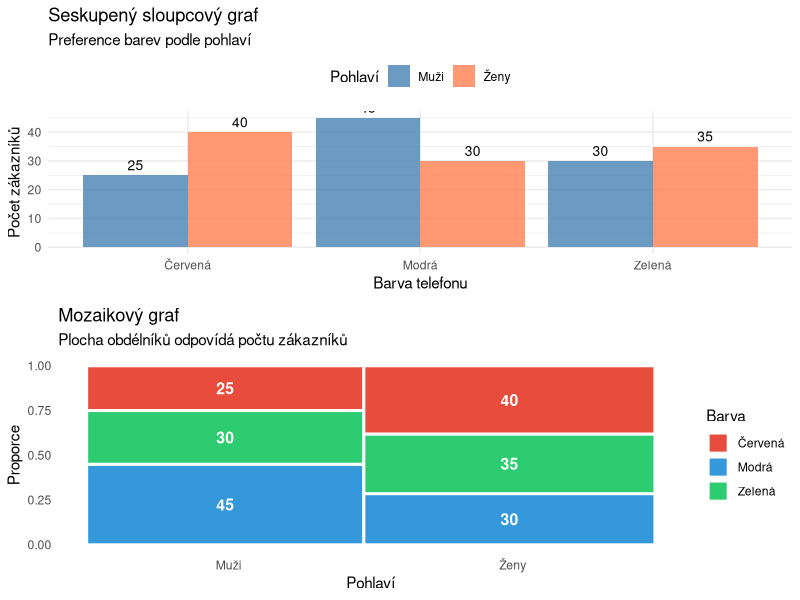

The R script that drew this image:
## ---- chunk 1
#| label: fig-contingency-example
#| fig-cap: "Příklad kontingenční tabulky: Preference barev telefonů podle pohlaví"
#| warning: false

library(ggplot2)

# Vytvoření ukázkových dat
data <- data.frame(
  pohlavi = rep(c("Muži", "Ženy"), each = 3),
  barva = rep(c("Červená", "Modrá", "Zelená"), 2),
  pocet = c(25, 45, 30, 40, 30, 35)
)

# Kontingenční tabulka
cont_table <- xtabs(pocet ~ pohlavi + barva, data = data)

# Vytvoření pěkné tabulky
knitr::kable(cont_table,
             caption = "Kontingenční tabulka: Pohlaví × Barva telefonu",
             align = "c")
## ---- chunk 2
#| label: fig-contingency-viz
#| fig-cap: "Vizualizace kontingenční tabulky pomocí sloupcového grafu a mozaikového grafu"
#| warning: false
#| fig-height: 8

library(ggplot2)
library(gridExtra)
library(dplyr)

# Sloupcový graf (grouped bar plot)
p1 <- ggplot(data, aes(x = barva, y = pocet, fill = pohlavi)) +
  geom_col(position = "dodge", alpha = 0.8) +
  geom_text(aes(label = pocet),
            position = position_dodge(width = 0.9),
            vjust = -0.5, size = 3.5) +
  labs(
    title = "Seskupený sloupcový graf",
    subtitle = "Preference barev podle pohlaví",
    x = "Barva telefonu",
    y = "Počet zákazníků",
    fill = "Pohlaví"
  ) +
  theme_minimal() +
  scale_fill_manual(values = c("Muži" = "steelblue", "Ženy" = "coral")) +
  theme(legend.position = "top")

# Mozaikový graf (mosaic plot pomocí ggplot)
# Nejdřív připravíme data pro mozaiku
data_mosaic <- data
data_mosaic$total <- sum(data_mosaic$pocet)
data_mosaic <- data_mosaic %>%
  group_by(pohlavi) %>%
  mutate(pohlavi_total = sum(pocet),
         pohlavi_prop = pohlavi_total / total) %>%
  group_by(pohlavi, barva) %>%
  mutate(barva_prop = pocet / pohlavi_total)

# Vytvoření pozic pro mozaiku
data_mosaic <- data_mosaic %>%
  arrange(pohlavi, barva) %>%
  group_by(pohlavi) %>%
  mutate(
    ymax = cumsum(barva_prop),
    ymin = ymax - barva_prop
  ) %>%
  ungroup() %>%
  mutate(
    xmax = cumsum(ifelse(!duplicated(pohlavi), pohlavi_prop, 0)),
    xmin = xmax - pohlavi_prop
  )

p2 <- ggplot(data_mosaic, aes(xmin = xmin, xmax = xmax,
                                ymin = ymin, ymax = ymax, fill = barva)) +
  geom_rect(color = "white", size = 1) +
  geom_text(aes(x = (xmin + xmax) / 2, y = (ymin + ymax) / 2,
                label = pocet),
            color = "white", fontface = "bold", size = 4) +
  scale_x_continuous(breaks = c(0.25, 0.75),
                     labels = c("Muži", "Ženy")) +
  labs(
    title = "Mozaikový graf",
    subtitle = "Plocha obdélníků odpovídá počtu zákazníků",
    x = "Pohlaví",
    y = "Proporce",
    fill = "Barva"
  ) +
  theme_minimal() +
  scale_fill_manual(values = c("Červená" = "#E74C3C",
                                "Modrá" = "#3498DB",
                                "Zelená" = "#2ECC71")) +
  theme(
    legend.position = "right",
    panel.grid = element_blank()
  )

gridExtra::grid.arrange(p1, p2, ncol = 1)
